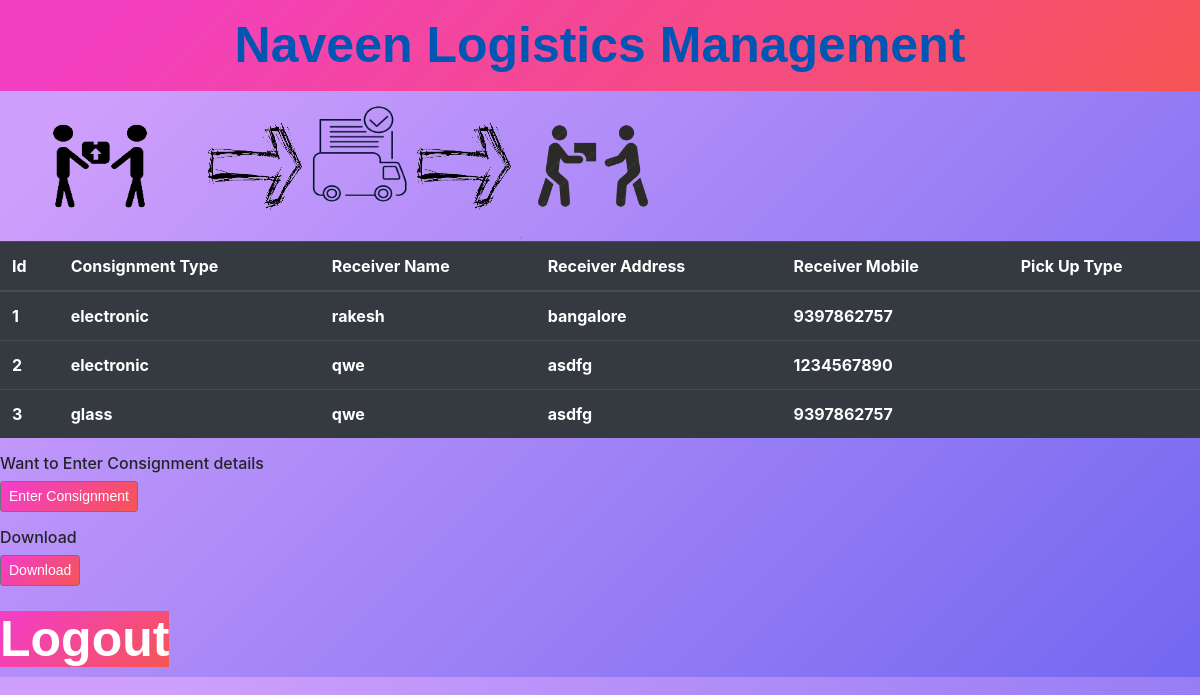
Screenshot of /track (signed in) with the database file from the repository.
### management/models.py (models this page shows, shortened)
class Cosignmentdetails(db.Model):
    id = db.Column(db.Integer(), primary_key=True)
    consignment_type=db.Column(db.String(length=20),nullable=False)
    receiver_name=db.Column(db.String(length=20),nullable=False)
    receiver_address=db.Column(db.String(length=50),nullable=False)
    receiver_mobile=db.Column(db.Integer(),nullable=False)

### management/routes.py (the view)
@app.route('/track')
@login_required
def track_page():
    consignments = Cosignmentdetails.query.all()
    return render_template('track.html', consignments=consignments)

### management/models.py (called while the page is built)
@login_manager.user_loader
def load_user(user_id):
    return User1.query.get(int(user_id))

### management/templates/track.html (shortened to what this page needs)
{% extends 'base.html' %}
{% block content %}
      <table class="table table-hover table-dark">
        <thead>
            <tr>
                <th scope="col">Id</th>
                <th scope="col">Consignment Type</th>
                <th scope="col">Receiver Name</th>
                <th scope="col">Receiver Address</th>
                <th scope="col">Receiver Mobile</th>
                <th scope="col">Pick Up Type</th>
            </tr>
        </thead>
        <tbody>
            {% for consignment in consignments %}
                <tr>
                    <th>{{ consignment.id }}</th>
                    <th>{{ consignment.consignment_type }}</th>
                    <th>{{ consignment.receiver_name }}</th>
                    <th>{{ consignment.receiver_address }}</th>
                    <th>{{ consignment.receiver_mobile }}</th>
                    <td>
                    </td>
                </tr>
            {% endfor %}
        </tbody>
    </table>
    <div class="checkbox mb-3">
        <h6>Want to Enter Consignment details</h6>
        <a class="btn btn-sm btn-secondary" href="{{ url_for('consignment_page') }}">Enter Consignment</a>
     </div>
     <div class="checkbox mb-3">
        <h6>Download</h6>
        <a class="btn btn-sm btn-secondary" href="{{ url_for('pickup_page') }}">Download</a>
     </div>
     <div class="navl-link">
        <a style="color: white;" href="{{ url_for('logout_page') }}">Logout</a>
    </div>
{% endblock %}

### management/templates/base.html (shortened to what this page needs)
<!doctype html>
<html lang="en">
   <head>
      <link rel="stylesheet" href="https://cdn.jsdelivr.net/npm/bootstrap@4.5.3/dist/css/bootstrap.min.css">
   </head>
   <body>
    <nav >
      <a class="nav-link" href="{{ url_for('home_page') }}">Naveen Logistics Management</a>
      <img src="{{url_for('static',filename='images/pickup.png') }}" width="200" height="100" ></img>
      <img src="{{url_for('static',filename='images/arrow.png') }}" width="100" height="100" ></img>
      <img class="mb-4" src="{{url_for('static',filename='images/transist.png') }}" width="100" height="100"></img>
      <img src="{{url_for('static',filename='images/arrow.png') }}" width="100" height="100"></img>
      <img src="{{url_for('static',filename='images/deliver.png') }}" width="150" height="150" ></img>
      <button class="navbar-toggler" type="button" data-toggle="collapse" data-target="#navbarNav">
        <span class="navbar-toggler-icon"></span>
      </button>
    </nav>
      {% block content %}
      {% endblock %}
   </body>
</html>

### management/templates/base.html (style rules this page uses)
body { background-image: linear-gradient(135deg,#CE9FFC 10%, #7367F0 100%); }
a { text-align: center; font-family:Arial, Helvetica, sans-serif; font-weight: bold; font-size: 50px; align-items: center; background-image: linear-gradient(135deg,#f33fc1 10%, #f55555 100%); color:white; }

### rows the page displays
Cosignmentdetails: id "1", consignment_type "electronic", receiver_name "rakesh", receiver_address "bangalore", receiver_mobile "9397862757"
Cosignmentdetails: id "2", consignment_type "electronic", receiver_name "qwe", receiver_address "asdfg", receiver_mobile "1234567890"
Cosignmentdetails: id "3", consignment_type "glass", receiver_name "qwe", receiver_address "asdfg", receiver_mobile "9397862757"
